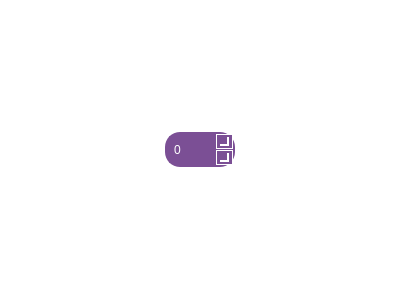
<?xml version="1.0" encoding="UTF-8"?>
<ui version="4.0">
 <class>sliderSpinWidget</class>
 <widget class="QWidget" name="sliderSpinWidget">
  <property name="geometry">
   <rect>
    <x>0</x>
    <y>0</y>
    <width>400</width>
    <height>300</height>
   </rect>
  </property>
  <property name="windowTitle">
   <string>Form</string>
  </property>
  <property name="styleSheet">
   <string notr="true">background-color: rgb(255, 255, 255);</string>
  </property>
  <layout class="QHBoxLayout" name="horizontalLayout_2">
   <item>
    <layout class="QHBoxLayout" name="horizontalLayout">
     <item>
      <widget class="QSpinBox" name="spinBox">
       <property name="sizePolicy">
        <sizepolicy hsizetype="Fixed" vsizetype="Fixed">
         <horstretch>0</horstretch>
         <verstretch>0</verstretch>
        </sizepolicy>
       </property>
       <property name="minimumSize">
        <size>
         <width>70</width>
         <height>35</height>
        </size>
       </property>
       <property name="styleSheet">
        <string notr="true">/* Spinbox Main Style */
QSpinBox {
    border: 2px solid rgb(123, 79, 149); /* Darker purple border */
    border-radius: 15px; /* Rounded corners */
    background-color: rgb(123, 79, 149); /* Background color */
    color: white; /* Text color */
    font: bold 12px &quot;Arial&quot;; /* Adjust font size and style */
    padding: 5px;
}

/* Spinbox Arrows Buttons */
QSpinBox::up-button, QSpinBox::down-button {
    background-color: rgb(123, 79, 149); /* Match background */
    border: 1px solid white; /* Subtle border for arrows */
    border-radius: 10px; /* Rounded arrows */
    width: 15px; /* Adjust size */
    margin: 0px; /* Prevent arrows from overlapping */
}

/* Up Arrow Style */
QSpinBox::up-arrow {
    width: 7px;
    height: 7px;
    border: solid white;
    border-width: 0 2px 2px 0;
    transform: rotate(-45deg); /* Correct arrow direction */
    margin: 2px;
}

/* Down Arrow Style */
QSpinBox::down-arrow {
    width: 7px;
    height: 7px;
    border: solid white;
    border-width: 0 2px 2px 0;
    transform: rotate(45deg); /* Correct arrow direction */
    margin: 2px;
}
</string>
       </property>
      </widget>
     </item>
    </layout>
   </item>
  </layout>
 </widget>
 <resources/>
 <connections/>
</ui>
